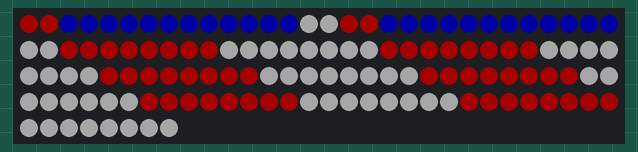
Simulated run of this sketch. Board: Arduino Uno, built with avr-gcc and run on an emulated ATmega328P. Shown: 128 RGB LEDs in strip order, left to right, continuing on the next row. Dim RGB values are drawn brighter than linear.

Above: at 0.1 s.

The sketch:

Project_Liberty_Light_Part_1.ino
```cpp
/* ------------------------------------------------------------------------------
 * Project: Project Liberty Light: The Living Flag Project -
 * Part 1: Lighting the Foundation
 *
 * File: Project_Liberty_Light_Part_1.ino
 * Written by: Dustin Hodges (Motbots)
 * Date Created: 04/20/2026
 * Date Last Modified: 05/11/2026
 * Description: This is Part 1 of Project Liberty Light, a multi-part build where
 * we combine electronics, embedded systems, and a bit of creative storytelling to
 * create something truly unique: a living, interactive American flag.
 *
 * Microcontroller Board: Arduino Uno R3
 * IDE Version: Arduino IDE 2.3.8
 * Items Used:
 * -  Arduino Uno
 * -  2x WS2812B 8x8 LED matrices
 * -  Breadboard
 * -  330Ω resistor
 * -  1000µF capacitor
 * -  Jumper wires
 *
 * Article URL: https://motbots.com/project-liberty-light-part-1/
 * ------------------------------------------------------------------------------
 */

#include <FastLED.h>

#define LED_PIN 6
#define NUM_LEDS 128
#define BRIGHTNESS 40

#define CANTON_X_START 2
#define CANTON_X_END   8
#define CANTON_HEIGHT  4

CRGB leds[NUM_LEDS];

void setup() {
  FastLED.addLeds<WS2812B, LED_PIN, GRB>(leds, NUM_LEDS);
  FastLED.setBrightness(BRIGHTNESS);
}

// Get the exact LED location number based off the 16x2 matrix
int getIndex(int x, int y) {
  if (x < 8) {
    // Left matrix
    if (y % 2 == 0) {
      return y * 8 + x;
    } else {
      return y * 8 + (7 - x);
    }
  } else {
    // Right matrix
    int x2 = x - 8;
    if (y % 2 == 0) {
      return 64 + y * 8 + x2;
    } else {
      return 64 + y * 8 + (7 - x2);
    }
  }
}

void loop() {

  for (int y = 0; y < 8; y++) {
    for (int x = 0; x < 16; x++) {

      int i = getIndex(x, y);

      // Stripes
      if (y % 2 == 0) {
        leds[i] = CRGB::Red;
      } else {
        leds[i] = CRGB::White;
      }

      // Blue canton (top-left corner)
      if (x >= CANTON_X_START && x < CANTON_X_END && y < CANTON_HEIGHT) {
        leds[i] = CRGB::Blue;
      }
    }
  }

  FastLED.show();
}
```
